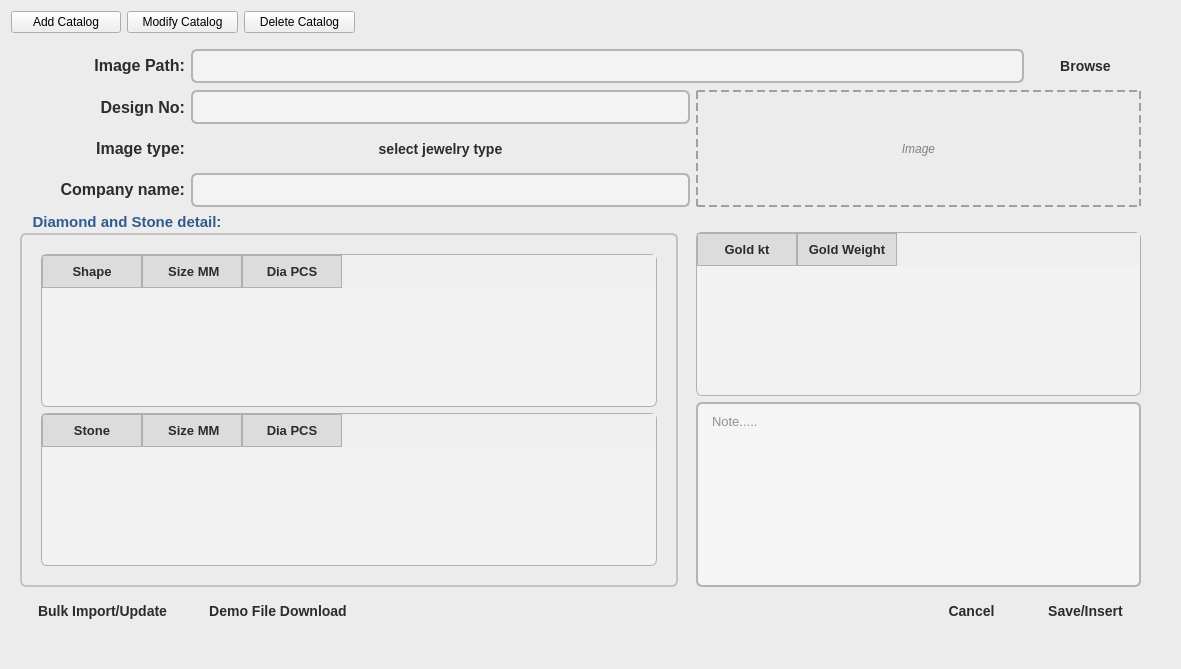
<?xml version="1.0" encoding="UTF-8"?>
<ui version="4.0">
 <class>Catalog</class>
 <widget class="QDialog" name="Catalog">
  <property name="geometry">
   <rect>
    <x>0</x>
    <y>0</y>
    <width>1181</width>
    <height>669</height>
   </rect>
  </property>
  <property name="windowTitle">
   <string>Dialog</string>
  </property>
  <property name="styleSheet">
   <string notr="true">QDialog {
    background-color: #ECECEC; /* neutral light-gray */
    color: #2B2B2B; /* dark charcoal */
    font-family: 'Segoe UI', 'Poppins', 'Arial';
    font-size: 14px;
}
</string>
  </property>
  <layout class="QGridLayout" name="gridLayout">
   <item row="1" column="0" rowspan="2" colspan="10">
    <widget class="QStackedWidget" name="catalog_stacked">
     <property name="currentIndex">
      <number>0</number>
     </property>
     <widget class="QWidget" name="add_catalog">
      <layout class="QGridLayout" name="gridLayout_2">
       <item row="4" column="13">
        <spacer name="verticalSpacer_2">
         <property name="orientation">
          <enum>Qt::Orientation::Vertical</enum>
         </property>
         <property name="sizeHint" stdset="0">
          <size>
           <width>20</width>
           <height>40</height>
          </size>
         </property>
        </spacer>
       </item>
       <item row="26" column="9">
        <spacer name="horizontalSpacer_22">
         <property name="orientation">
          <enum>Qt::Orientation::Horizontal</enum>
         </property>
         <property name="sizeHint" stdset="0">
          <size>
           <width>107</width>
           <height>20</height>
          </size>
         </property>
        </spacer>
       </item>
       <item row="24" column="13">
        <spacer name="verticalSpacer_9">
         <property name="orientation">
          <enum>Qt::Orientation::Vertical</enum>
         </property>
         <property name="sizeHint" stdset="0">
          <size>
           <width>20</width>
           <height>40</height>
          </size>
         </property>
        </spacer>
       </item>
       <item row="11" column="13">
        <spacer name="verticalSpacer_14">
         <property name="orientation">
          <enum>Qt::Orientation::Vertical</enum>
         </property>
         <property name="sizeHint" stdset="0">
          <size>
           <width>20</width>
           <height>40</height>
          </size>
         </property>
        </spacer>
       </item>
       <item row="26" column="10">
        <spacer name="horizontalSpacer_19">
         <property name="orientation">
          <enum>Qt::Orientation::Horizontal</enum>
         </property>
         <property name="sizeHint" stdset="0">
          <size>
           <width>106</width>
           <height>20</height>
          </size>
         </property>
        </spacer>
       </item>
       <item row="21" column="13">
        <spacer name="verticalSpacer_7">
         <property name="orientation">
          <enum>Qt::Orientation::Vertical</enum>
         </property>
         <property name="sizeHint" stdset="0">
          <size>
           <width>20</width>
           <height>40</height>
          </size>
         </property>
        </spacer>
       </item>
       <item row="8" column="13">
        <spacer name="verticalSpacer_13">
         <property name="orientation">
          <enum>Qt::Orientation::Vertical</enum>
         </property>
         <property name="sizeHint" stdset="0">
          <size>
           <width>20</width>
           <height>40</height>
          </size>
         </property>
        </spacer>
       </item>
       <item row="26" column="4">
        <spacer name="horizontalSpacer_26">
         <property name="orientation">
          <enum>Qt::Orientation::Horizontal</enum>
         </property>
         <property name="sizeHint" stdset="0">
          <size>
           <width>107</width>
           <height>20</height>
          </size>
         </property>
        </spacer>
       </item>
       <item row="26" column="2">
        <spacer name="horizontalSpacer_5">
         <property name="orientation">
          <enum>Qt::Orientation::Horizontal</enum>
         </property>
         <property name="sizeHint" stdset="0">
          <size>
           <width>40</width>
           <height>20</height>
          </size>
         </property>
        </spacer>
       </item>
       <item row="19" column="13">
        <spacer name="verticalSpacer_8">
         <property name="orientation">
          <enum>Qt::Orientation::Vertical</enum>
         </property>
         <property name="sizeHint" stdset="0">
          <size>
           <width>20</width>
           <height>40</height>
          </size>
         </property>
        </spacer>
       </item>
       <item row="2" column="13">
        <spacer name="verticalSpacer_30">
         <property name="orientation">
          <enum>Qt::Orientation::Vertical</enum>
         </property>
         <property name="sizeHint" stdset="0">
          <size>
           <width>20</width>
           <height>63</height>
          </size>
         </property>
        </spacer>
       </item>
       <item row="15" column="13">
        <spacer name="verticalSpacer_4">
         <property name="orientation">
          <enum>Qt::Orientation::Vertical</enum>
         </property>
         <property name="sizeHint" stdset="0">
          <size>
           <width>20</width>
           <height>40</height>
          </size>
         </property>
        </spacer>
       </item>
       <item row="10" column="13">
        <spacer name="verticalSpacer_18">
         <property name="orientation">
          <enum>Qt::Orientation::Vertical</enum>
         </property>
         <property name="sizeHint" stdset="0">
          <size>
           <width>20</width>
           <height>40</height>
          </size>
         </property>
        </spacer>
       </item>
       <item row="26" column="5">
        <spacer name="horizontalSpacer_25">
         <property name="orientation">
          <enum>Qt::Orientation::Horizontal</enum>
         </property>
         <property name="sizeHint" stdset="0">
          <size>
           <width>106</width>
           <height>20</height>
          </size>
         </property>
        </spacer>
       </item>
       <item row="5" column="13">
        <spacer name="verticalSpacer">
         <property name="orientation">
          <enum>Qt::Orientation::Vertical</enum>
         </property>
         <property name="sizeHint" stdset="0">
          <size>
           <width>20</width>
           <height>40</height>
          </size>
         </property>
        </spacer>
       </item>
       <item row="25" column="10">
        <widget class="QPushButton" name="addCatalog_cancel_button">
         <property name="styleSheet">
          <string notr="true">QPushButton {
    background-color: qlineargradient(spread:pad, x1:0, y1:0, x2:1, y2:1,
                                      stop:0 #E0E0E0, stop:1 #CFCFCF);
    color: #2C2C2C;
    border: none;
    border-radius: 6px;
    padding: 10px 18px;
    font-size: 14px;
    font-weight: bold;
    text-align: center;
}
QPushButton:hover {
    background-color: qlineargradient(spread:pad, x1:0, y1:0, x2:1, y2:1,
                                      stop:0 #D0D0D0, stop:1 #B0B0B0);
    color: #1A1A1A;
}
QPushButton:pressed {
    background-color: #A0A0A0;
    color: #000000;
}
</string>
         </property>
         <property name="text">
          <string>Cancel</string>
         </property>
        </widget>
       </item>
       <item row="6" column="13">
        <spacer name="verticalSpacer_5">
         <property name="orientation">
          <enum>Qt::Orientation::Vertical</enum>
         </property>
         <property name="sizeHint" stdset="0">
          <size>
           <width>20</width>
           <height>40</height>
          </size>
         </property>
        </spacer>
       </item>
       <item row="13" column="13">
        <spacer name="verticalSpacer_16">
         <property name="orientation">
          <enum>Qt::Orientation::Vertical</enum>
         </property>
         <property name="sizeHint" stdset="0">
          <size>
           <width>20</width>
           <height>40</height>
          </size>
         </property>
        </spacer>
       </item>
       <item row="9" column="13">
        <spacer name="verticalSpacer_15">
         <property name="orientation">
          <enum>Qt::Orientation::Vertical</enum>
         </property>
         <property name="sizeHint" stdset="0">
          <size>
           <width>20</width>
           <height>40</height>
          </size>
         </property>
        </spacer>
       </item>
       <item row="0" column="13">
        <spacer name="verticalSpacer_35">
         <property name="orientation">
          <enum>Qt::Orientation::Vertical</enum>
         </property>
         <property name="sizeHint" stdset="0">
          <size>
           <width>20</width>
           <height>63</height>
          </size>
         </property>
        </spacer>
       </item>
       <item row="5" column="8" rowspan="9" colspan="4">
        <widget class="QTableWidget" name="goldTable">
         <property name="styleSheet">
          <string notr="true">QTableWidget {
    background-color: #F2F2F2;
    alternate-background-color: #E8E8E8;
    border: 1px solid #B0B0B0;
    border-radius: 6px;
    font-size: 13px;
    color: #2C2C2C;
    gridline-color: #D0D0D0;
}

QTableWidget::item:hover {
    background-color: #DADADA;
}

QHeaderView::section {
    background-color: #DCDCDC;
    border: 1px solid #B0B0B0;
    font-size: 13px;
    font-weight: bold;
    color: #2B2B2B;
    padding: 6px;
}
</string>
         </property>
         <column>
          <property name="text">
           <string>Gold kt</string>
          </property>
         </column>
         <column>
          <property name="text">
           <string>Gold Weight</string>
          </property>
         </column>
        </widget>
       </item>
       <item row="12" column="13">
        <spacer name="verticalSpacer_17">
         <property name="orientation">
          <enum>Qt::Orientation::Vertical</enum>
         </property>
         <property name="sizeHint" stdset="0">
          <size>
           <width>20</width>
           <height>40</height>
          </size>
         </property>
        </spacer>
       </item>
       <item row="26" column="0">
        <spacer name="horizontalSpacer">
         <property name="orientation">
          <enum>Qt::Orientation::Horizontal</enum>
         </property>
         <property name="sizeHint" stdset="0">
          <size>
           <width>40</width>
           <height>20</height>
          </size>
         </property>
        </spacer>
       </item>
       <item row="1" column="13">
        <spacer name="verticalSpacer_29">
         <property name="orientation">
          <enum>Qt::Orientation::Vertical</enum>
         </property>
         <property name="sizeHint" stdset="0">
          <size>
           <width>20</width>
           <height>62</height>
          </size>
         </property>
        </spacer>
       </item>
       <item row="26" column="11">
        <spacer name="horizontalSpacer_3">
         <property name="orientation">
          <enum>Qt::Orientation::Horizontal</enum>
         </property>
         <property name="sizeHint" stdset="0">
          <size>
           <width>40</width>
           <height>20</height>
          </size>
         </property>
        </spacer>
       </item>
       <item row="14" column="13">
        <spacer name="verticalSpacer_10">
         <property name="orientation">
          <enum>Qt::Orientation::Vertical</enum>
         </property>
         <property name="sizeHint" stdset="0">
          <size>
           <width>20</width>
           <height>40</height>
          </size>
         </property>
        </spacer>
       </item>
       <item row="26" column="3">
        <spacer name="horizontalSpacer_2">
         <property name="orientation">
          <enum>Qt::Orientation::Horizontal</enum>
         </property>
         <property name="sizeHint" stdset="0">
          <size>
           <width>40</width>
           <height>20</height>
          </size>
         </property>
        </spacer>
       </item>
       <item row="4" column="0" rowspan="21" colspan="6">
        <widget class="QGroupBox" name="groupBox">
         <property name="font">
          <font>
           <pointsize>-1</pointsize>
           <bold>true</bold>
          </font>
         </property>
         <property name="styleSheet">
          <string notr="true">QGroupBox {
    border: 1.5px solid #C2C2C2;
    border-radius: 6px;
    margin-top: 20px;
    padding: 10px;
    font-size: 15px;
    font-weight: bold;
    color: #305C91;
}
QGroupBox::title {
    subcontrol-origin: margin;
    subcontrol-position: top left;
    padding: 0 10px;
}
</string>
         </property>
         <property name="title">
          <string>Diamond and Stone detail:</string>
         </property>
         <layout class="QVBoxLayout" name="verticalLayout">
          <item>
           <widget class="QTableWidget" name="diaTable">
            <property name="font">
             <font>
              <family>Arial</family>
              <pointsize>-1</pointsize>
             </font>
            </property>
            <property name="styleSheet">
             <string notr="true">QTableWidget {
    background-color: #F2F2F2;
    alternate-background-color: #E8E8E8;
    border: 1px solid #B0B0B0;
    border-radius: 6px;
    font-size: 13px;
    color: #2C2C2C;
    gridline-color: #D0D0D0;
}

QTableWidget::item:hover {
    background-color: #DADADA;
}

QHeaderView::section {
    background-color: #DCDCDC;
    border: 1px solid #B0B0B0;
    font-size: 13px;
    font-weight: bold;
    color: #2B2B2B;
    padding: 6px;
}
</string>
            </property>
            <column>
             <property name="text">
              <string>Shape</string>
             </property>
            </column>
            <column>
             <property name="text">
              <string> Size MM</string>
             </property>
            </column>
            <column>
             <property name="text">
              <string>Dia PCS</string>
             </property>
            </column>
           </widget>
          </item>
          <item>
           <widget class="QTableWidget" name="stoneTable">
            <property name="font">
             <font>
              <family>Arial</family>
              <pointsize>-1</pointsize>
             </font>
            </property>
            <property name="styleSheet">
             <string notr="true">QTableWidget {
    background-color: #F2F2F2;
    alternate-background-color: #E8E8E8;
    border: 1px solid #B0B0B0;
    border-radius: 6px;
    font-size: 13px;
    color: #2C2C2C;
    gridline-color: #D0D0D0;
}

QTableWidget::item:hover {
    background-color: #DADADA;
}

QHeaderView::section {
    background-color: #DCDCDC;
    border: 1px solid #B0B0B0;
    font-size: 13px;
    font-weight: bold;
    color: #2B2B2B;
    padding: 6px;
}
</string>
            </property>
            <column>
             <property name="text">
              <string>Stone</string>
             </property>
            </column>
            <column>
             <property name="text">
              <string> Size MM</string>
             </property>
            </column>
            <column>
             <property name="text">
              <string>Dia PCS</string>
             </property>
            </column>
           </widget>
          </item>
         </layout>
        </widget>
       </item>
       <item row="22" column="13">
        <spacer name="verticalSpacer_3">
         <property name="orientation">
          <enum>Qt::Orientation::Vertical</enum>
         </property>
         <property name="sizeHint" stdset="0">
          <size>
           <width>20</width>
           <height>40</height>
          </size>
         </property>
        </spacer>
       </item>
       <item row="14" column="8" rowspan="11" colspan="4">
        <widget class="QTextEdit" name="note">
         <property name="styleSheet">
          <string notr="true">QTextEdit {
    background-color: #F5F5F5;
    border: 1.5px solid #B4B4B4;
    border-radius: 6px;
    padding: 6px 10px;
    color: #2C2C2C;
    font-size: 13px;
}
</string>
         </property>
         <property name="placeholderText">
          <string>Note.....</string>
         </property>
        </widget>
       </item>
       <item row="7" column="13">
        <spacer name="verticalSpacer_12">
         <property name="orientation">
          <enum>Qt::Orientation::Vertical</enum>
         </property>
         <property name="sizeHint" stdset="0">
          <size>
           <width>20</width>
           <height>40</height>
          </size>
         </property>
        </spacer>
       </item>
       <item row="26" column="8">
        <spacer name="horizontalSpacer_18">
         <property name="orientation">
          <enum>Qt::Orientation::Horizontal</enum>
         </property>
         <property name="sizeHint" stdset="0">
          <size>
           <width>106</width>
           <height>20</height>
          </size>
         </property>
        </spacer>
       </item>
       <item row="0" column="11">
        <widget class="QPushButton" name="brows">
         <property name="font">
          <font>
           <family>Segoe UI</family>
           <pointsize>-1</pointsize>
           <italic>false</italic>
           <bold>true</bold>
          </font>
         </property>
         <property name="styleSheet">
          <string notr="true">QPushButton {
    background-color: qlineargradient(spread:pad, x1:0, y1:0, x2:1, y2:1,
                                      stop:0 #E0E0E0, stop:1 #CFCFCF);
    color: #2C2C2C;
    border: none;
    border-radius: 6px;
    padding: 10px 18px;
    font-size: 14px;
    font-weight: bold;
    text-align: center;
}
QPushButton:hover {
    background-color: qlineargradient(spread:pad, x1:0, y1:0, x2:1, y2:1,
                                      stop:0 #D0D0D0, stop:1 #B0B0B0);
    color: #1A1A1A;
}
QPushButton:pressed {
    background-color: #A0A0A0;
    color: #000000;
}
</string>
         </property>
         <property name="text">
          <string>Browse</string>
         </property>
        </widget>
       </item>
       <item row="23" column="13">
        <spacer name="verticalSpacer_36">
         <property name="orientation">
          <enum>Qt::Orientation::Vertical</enum>
         </property>
         <property name="sizeHint" stdset="0">
          <size>
           <width>20</width>
           <height>62</height>
          </size>
         </property>
        </spacer>
       </item>
       <item row="25" column="11">
        <widget class="QPushButton" name="save_insert">
         <property name="font">
          <font>
           <family>Segoe UI</family>
           <pointsize>-1</pointsize>
           <bold>true</bold>
          </font>
         </property>
         <property name="styleSheet">
          <string notr="true">QPushButton {
    background-color: qlineargradient(spread:pad, x1:0, y1:0, x2:1, y2:1,
                                      stop:0 #E0E0E0, stop:1 #CFCFCF);
    color: #2C2C2C;
    border: none;
    border-radius: 6px;
    padding: 10px 18px;
    font-size: 14px;
    font-weight: bold;
    text-align: center;
}
QPushButton:hover {
    background-color: qlineargradient(spread:pad, x1:0, y1:0, x2:1, y2:1,
                                      stop:0 #D0D0D0, stop:1 #B0B0B0);
    color: #1A1A1A;
}
QPushButton:pressed {
    background-color: #A0A0A0;
    color: #000000;
}
</string>
         </property>
         <property name="text">
          <string>Save/Insert</string>
         </property>
        </widget>
       </item>
       <item row="3" column="13">
        <spacer name="verticalSpacer_6">
         <property name="orientation">
          <enum>Qt::Orientation::Vertical</enum>
         </property>
         <property name="sizeHint" stdset="0">
          <size>
           <width>20</width>
           <height>40</height>
          </size>
         </property>
        </spacer>
       </item>
       <item row="1" column="8" rowspan="3" colspan="4">
        <widget class="QLabel" name="imageView_label_at_addImage">
         <property name="styleSheet">
          <string notr="true">QLabel#imageView_label_at_addImage {
    border: 2px dashed #A0A0A0;
    // background-color: #F7F7F7;
    color: #808080;
    font-style: italic;
}
</string>
         </property>
         <property name="text">
          <string>Image</string>
         </property>
         <property name="alignment">
          <set>Qt::AlignmentFlag::AlignCenter</set>
         </property>
        </widget>
       </item>
       <item row="25" column="13">
        <spacer name="verticalSpacer_32">
         <property name="orientation">
          <enum>Qt::Orientation::Vertical</enum>
         </property>
         <property name="sizeHint" stdset="0">
          <size>
           <width>20</width>
           <height>63</height>
          </size>
         </property>
        </spacer>
       </item>
       <item row="17" column="13">
        <spacer name="verticalSpacer_11">
         <property name="orientation">
          <enum>Qt::Orientation::Vertical</enum>
         </property>
         <property name="sizeHint" stdset="0">
          <size>
           <width>20</width>
           <height>40</height>
          </size>
         </property>
        </spacer>
       </item>
       <item row="26" column="1">
        <spacer name="horizontalSpacer_4">
         <property name="orientation">
          <enum>Qt::Orientation::Horizontal</enum>
         </property>
         <property name="sizeHint" stdset="0">
          <size>
           <width>40</width>
           <height>20</height>
          </size>
         </property>
        </spacer>
       </item>
       <item row="0" column="0">
        <widget class="QLabel" name="label_5">
         <property name="font">
          <font>
           <pointsize>-1</pointsize>
           <fontweight>Medium</fontweight>
          </font>
         </property>
         <property name="styleSheet">
          <string notr="true">QLabel {
    color: #2C2C2C;
    font-size: 14px;
    font-weight: 500;
}
QLabel#titleLabel {
    font-size: 20px;
    font-weight: bold;
    color: #305C91;
}
</string>
         </property>
         <property name="text">
          <string>&lt;html&gt;&lt;head/&gt;&lt;body&gt;&lt;p&gt;&lt;span style=&quot; font-size:12pt;&quot;&gt;Image Path:&lt;/span&gt;&lt;/p&gt;&lt;/body&gt;&lt;/html&gt;</string>
         </property>
         <property name="alignment">
          <set>Qt::AlignmentFlag::AlignRight|Qt::AlignmentFlag::AlignTrailing|Qt::AlignmentFlag::AlignVCenter</set>
         </property>
        </widget>
       </item>
       <item row="1" column="0">
        <widget class="QLabel" name="label_7">
         <property name="font">
          <font>
           <pointsize>-1</pointsize>
           <fontweight>Medium</fontweight>
          </font>
         </property>
         <property name="styleSheet">
          <string notr="true">QLabel {
    color: #2C2C2C;
    font-size: 14px;
    font-weight: 500;
}
QLabel#titleLabel {
    font-size: 20px;
    font-weight: bold;
    color: #305C91;
}
</string>
         </property>
         <property name="text">
          <string>&lt;html&gt;&lt;head/&gt;&lt;body&gt;&lt;p&gt;&lt;span style=&quot; font-size:12pt;&quot;&gt;Design No:&lt;/span&gt;&lt;/p&gt;&lt;/body&gt;&lt;/html&gt;</string>
         </property>
         <property name="alignment">
          <set>Qt::AlignmentFlag::AlignRight|Qt::AlignmentFlag::AlignTrailing|Qt::AlignmentFlag::AlignVCenter</set>
         </property>
        </widget>
       </item>
       <item row="2" column="0">
        <widget class="QLabel" name="label_8">
         <property name="font">
          <font>
           <pointsize>-1</pointsize>
           <fontweight>Medium</fontweight>
          </font>
         </property>
         <property name="styleSheet">
          <string notr="true">QLabel {
    color: #2C2C2C;
    font-size: 14px;
    font-weight: 500;
}
QLabel#titleLabel {
    font-size: 20px;
    font-weight: bold;
    color: #305C91;
}
</string>
         </property>
         <property name="text">
          <string>&lt;html&gt;&lt;head/&gt;&lt;body&gt;&lt;p&gt;&lt;span style=&quot; font-size:12pt;&quot;&gt;Image type:&lt;/span&gt;&lt;/p&gt;&lt;/body&gt;&lt;/html&gt;</string>
         </property>
         <property name="alignment">
          <set>Qt::AlignmentFlag::AlignRight|Qt::AlignmentFlag::AlignTrailing|Qt::AlignmentFlag::AlignVCenter</set>
         </property>
        </widget>
       </item>
       <item row="3" column="0">
        <widget class="QLabel" name="label_9">
         <property name="font">
          <font>
           <pointsize>14</pointsize>
           <fontweight>Medium</fontweight>
          </font>
         </property>
         <property name="styleSheet">
          <string notr="true">QLabel {
    font-size: 14pt;
    color: #2C2C2C;
    font-weight: 500;
}
QLabel#titleLabel {
    font-size: 20pt;
    font-weight: bold;
    color: #305C91;
}
</string>
         </property>
         <property name="text">
          <string>&lt;html&gt;&lt;head/&gt;&lt;body&gt;&lt;p&gt;&lt;span style=&quot; font-size:12pt;&quot;&gt;Company name:&lt;/span&gt;&lt;/p&gt;&lt;/body&gt;&lt;/html&gt;</string>
         </property>
         <property name="alignment">
          <set>Qt::AlignmentFlag::AlignRight|Qt::AlignmentFlag::AlignTrailing|Qt::AlignmentFlag::AlignVCenter</set>
         </property>
        </widget>
       </item>
       <item row="1" column="1" colspan="7">
        <widget class="QLineEdit" name="designNO_lineEdit">
         <property name="font">
          <font>
           <family>Arial</family>
           <pointsize>-1</pointsize>
          </font>
         </property>
         <property name="styleSheet">
          <string notr="true">QLineEdit {
    background-color: #F3F3F3;
    border: 1.5px solid #B4B4B4;
    border-radius: 6px;
    padding: 6px 10px;
    color: #2C2C2C;
    font-size: 14px;
}
QLineEdit:focus {
    border: 2px solid #305C91;
    background-color: #FFFFFF;
}
QLineEdit:hover {
    border: 1.5px solid #888;
}
</string>
         </property>
        </widget>
       </item>
       <item row="0" column="1" colspan="10">
        <widget class="QLineEdit" name="imagPath_lineEdit">
         <property name="font">
          <font>
           <family>Arial</family>
           <pointsize>-1</pointsize>
          </font>
         </property>
         <property name="styleSheet">
          <string notr="true">QLineEdit {
    background-color: #F3F3F3;
    border: 1.5px solid #B4B4B4;
    border-radius: 6px;
    padding: 6px 10px;
    color: #2C2C2C;
    font-size: 14px;
}
QLineEdit:focus {
    border: 2px solid #305C91;
    background-color: #FFFFFF;
}
QLineEdit:hover {
    border: 1.5px solid #888;
}
</string>
         </property>
        </widget>
       </item>
       <item row="2" column="1" colspan="7">
        <widget class="QPushButton" name="jewelryButton">
         <property name="font">
          <font>
           <pointsize>-1</pointsize>
           <bold>true</bold>
          </font>
         </property>
         <property name="styleSheet">
          <string notr="true">QPushButton {
    background-color: qlineargradient(spread:pad, x1:0, y1:0, x2:1, y2:1,
                                      stop:0 #E0E0E0, stop:1 #CFCFCF);
    color: #2C2C2C;
    border: none;
    border-radius: 6px;
    padding: 10px 18px;
    font-size: 14px;
    font-weight: bold;
    text-align: center;
}
QPushButton:hover {
    background-color: qlineargradient(spread:pad, x1:0, y1:0, x2:1, y2:1,
                                      stop:0 #D0D0D0, stop:1 #B0B0B0);
    color: #1A1A1A;
}
QPushButton:pressed {
    background-color: #A0A0A0;
    color: #000000;
}
</string>
         </property>
         <property name="text">
          <string>select jewelry type</string>
         </property>
        </widget>
       </item>
       <item row="3" column="1" colspan="7">
        <widget class="QLineEdit" name="companyName_lineEdit">
         <property name="font">
          <font>
           <family>Arial</family>
           <pointsize>-1</pointsize>
          </font>
         </property>
         <property name="styleSheet">
          <string notr="true">QLineEdit {
    background-color: #F3F3F3;
    border: 1.5px solid #B4B4B4;
    border-radius: 6px;
    padding: 6px 10px;
    color: #2C2C2C;
    font-size: 14px;
}
QLineEdit:focus {
    border: 2px solid #305C91;
    background-color: #FFFFFF;
}
QLineEdit:hover {
    border: 1.5px solid #888;
}
</string>
         </property>
        </widget>
       </item>
       <item row="25" column="0">
        <widget class="QPushButton" name="bulk_import_button">
         <property name="styleSheet">
          <string notr="true">QPushButton {
    background-color: qlineargradient(spread:pad, x1:0, y1:0, x2:1, y2:1,
                                      stop:0 #E0E0E0, stop:1 #CFCFCF);
    color: #2C2C2C;
    border: none;
    border-radius: 6px;
    padding: 10px 18px;
    font-size: 14px;
    font-weight: bold;
    text-align: center;
}
QPushButton:hover {
    background-color: qlineargradient(spread:pad, x1:0, y1:0, x2:1, y2:1,
                                      stop:0 #D0D0D0, stop:1 #B0B0B0);
    color: #1A1A1A;
}
QPushButton:pressed {
    background-color: #A0A0A0;
    color: #000000;
}
</string>
         </property>
         <property name="text">
          <string>Bulk Import/Update</string>
         </property>
        </widget>
       </item>
       <item row="25" column="1">
        <widget class="QPushButton" name="demoDownloadPushButton">
         <property name="styleSheet">
          <string notr="true">QPushButton {
    background-color: qlineargradient(spread:pad, x1:0, y1:0, x2:1, y2:1,
                                      stop:0 #E0E0E0, stop:1 #CFCFCF);
    color: #2C2C2C;
    border: none;
    border-radius: 6px;
    padding: 10px 18px;
    font-size: 14px;
    font-weight: bold;
    text-align: center;
}
QPushButton:hover {
    background-color: qlineargradient(spread:pad, x1:0, y1:0, x2:1, y2:1,
                                      stop:0 #D0D0D0, stop:1 #B0B0B0);
    color: #1A1A1A;
}
QPushButton:pressed {
    background-color: #A0A0A0;
    color: #000000;
}
</string>
         </property>
         <property name="text">
          <string>Demo File Download</string>
         </property>
        </widget>
       </item>
      </layout>
      <zorder>bulk_import_button</zorder>
      <zorder>addCatalog_cancel_button</zorder>
      <zorder>goldTable</zorder>
      <zorder>groupBox</zorder>
      <zorder>note</zorder>
      <zorder>brows</zorder>
      <zorder>save_insert</zorder>
      <zorder>imageView_label_at_addImage</zorder>
      <zorder>label_5</zorder>
      <zorder>label_7</zorder>
      <zorder>label_8</zorder>
      <zorder>label_9</zorder>
      <zorder>designNO_lineEdit</zorder>
      <zorder>imagPath_lineEdit</zorder>
      <zorder>jewelryButton</zorder>
      <zorder>companyName_lineEdit</zorder>
      <zorder>demoDownloadPushButton</zorder>
     </widget>
     <widget class="QWidget" name="delete_catalog">
      <widget class="QLabel" name="label_2">
       <property name="geometry">
        <rect>
         <x>240</x>
         <y>120</y>
         <width>49</width>
         <height>16</height>
        </rect>
       </property>
       <property name="text">
        <string>delete</string>
       </property>
      </widget>
     </widget>
     <widget class="QWidget" name="modify_catalog"/>
    </widget>
   </item>
   <item row="0" column="0">
    <widget class="QPushButton" name="add_catalog_button">
     <property name="text">
      <string>Add Catalog</string>
     </property>
    </widget>
   </item>
   <item row="0" column="1">
    <widget class="QPushButton" name="modify_catalog_button">
     <property name="text">
      <string>Modify Catalog</string>
     </property>
    </widget>
   </item>
   <item row="0" column="2">
    <widget class="QPushButton" name="delete_catalog_button">
     <property name="text">
      <string>Delete Catalog</string>
     </property>
    </widget>
   </item>
  </layout>
 </widget>
 <resources/>
 <connections/>
</ui>
